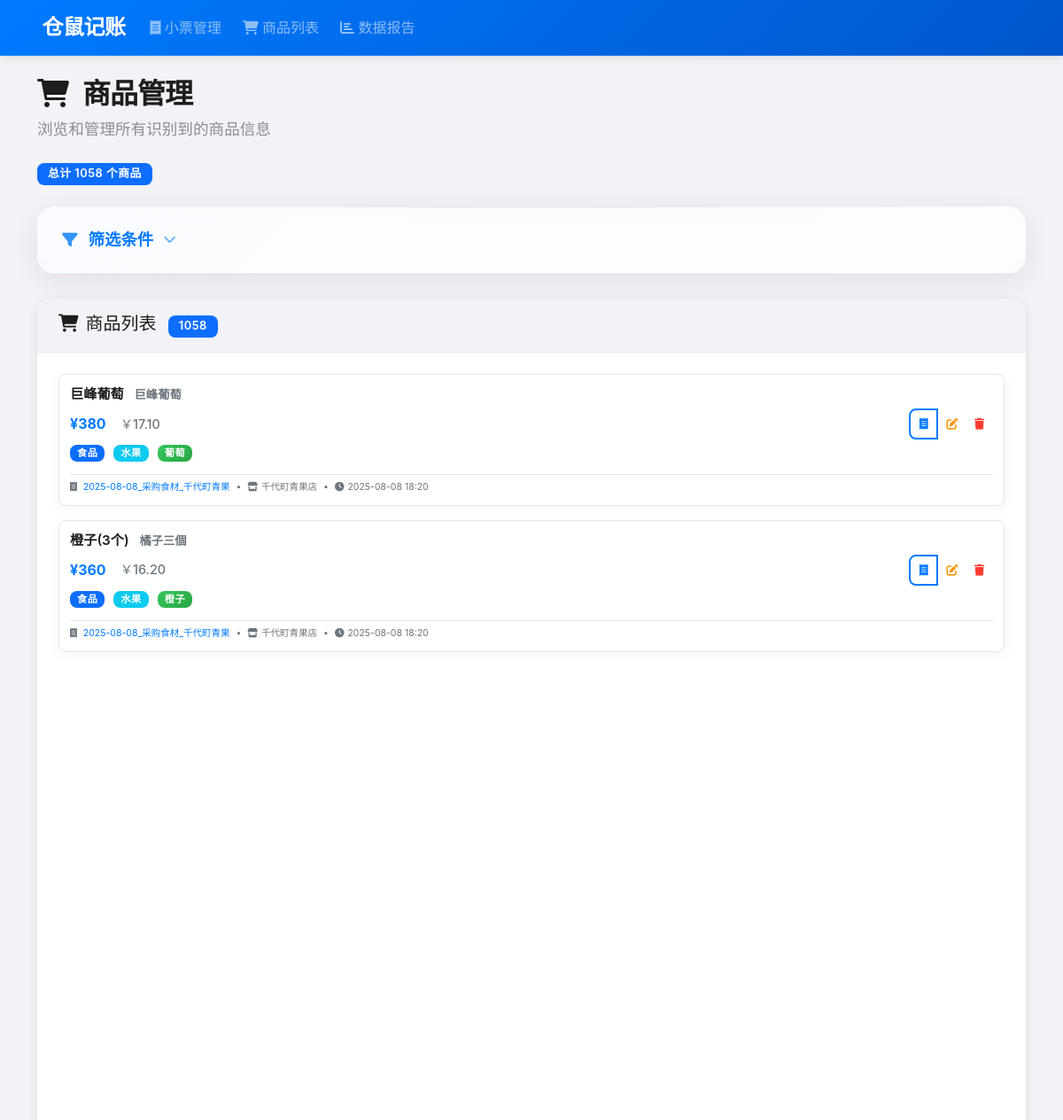
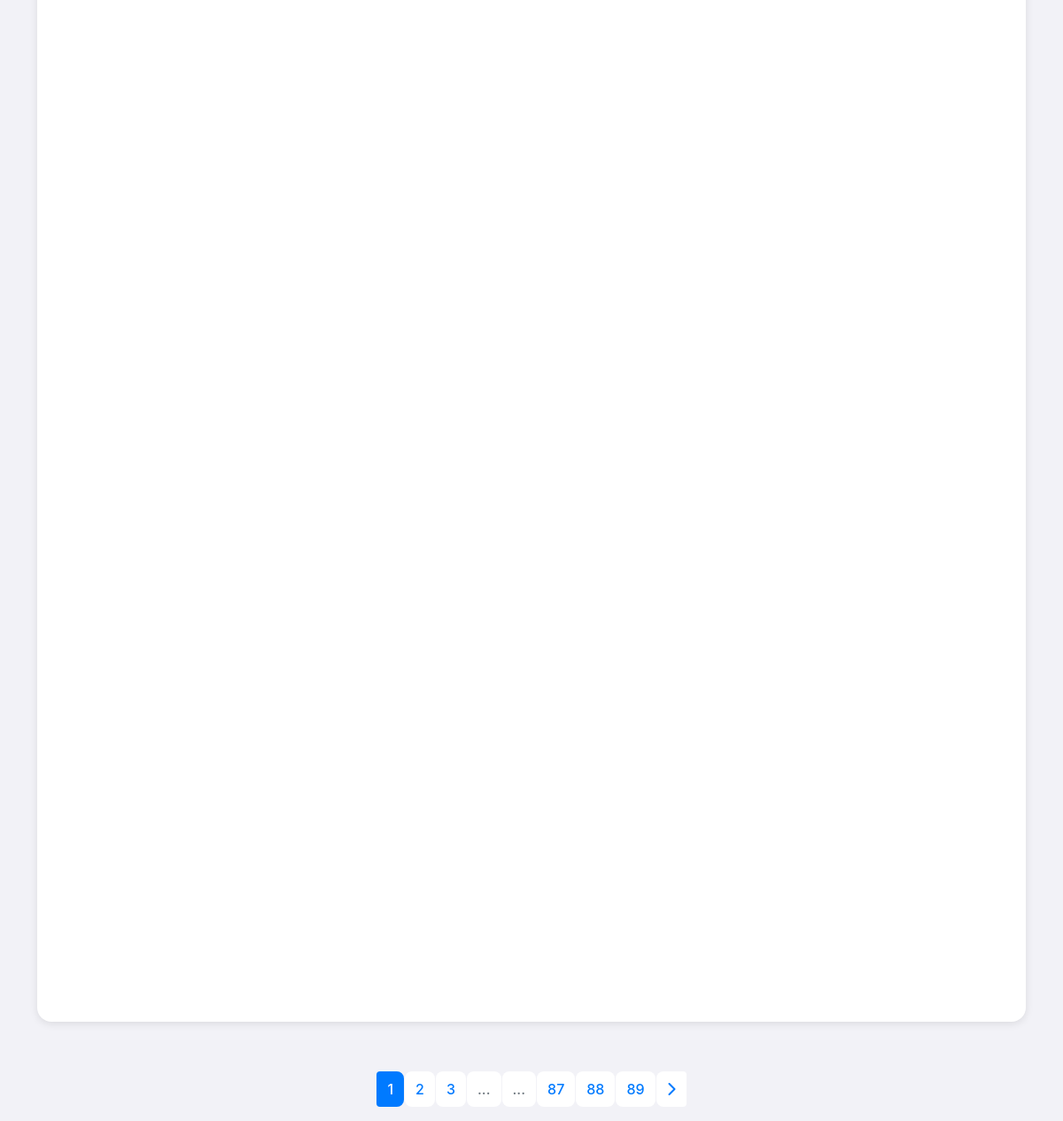
/items, run on the app's committed database (2 pictures, top to bottom).
### app/models.py (models this page shows, shortened)
class Item(db.Model):
    __tablename__ = "items"
    id: Mapped[int] = mapped_column(Integer, primary_key=True)
    receipt_id: Mapped[int] = mapped_column(
        Integer, ForeignKey("receipts.id"), nullable=False
    )
    name_ja: Mapped[Optional[str]] = mapped_column(String(100))
    name_zh: Mapped[Optional[str]] = mapped_column(String(100))
    price_jpy: Mapped[Optional[float]] = mapped_column(Float)
    price_cny: Mapped[Optional[float]] = mapped_column(Float, nullable=True)
    special_info: Mapped[Optional[str]] = mapped_column(
        String(50), nullable=True
    )  # 特价信息，如"-20%"、"是"、"否"，与AI服务字段一致
    is_special_offer: Mapped[bool] = mapped_column(
        Boolean, nullable=False, default=False
    )  # 是否特价商品
    category_1: Mapped[Optional[str]] = mapped_column(
        String(50), nullable=True
    )  # 新增：一级分类
    category_2: Mapped[Optional[str]] = mapped_column(
        String(50), nullable=True
    )  # 新增：二级分类
    category_3: Mapped[Optional[str]] = mapped_column(
        String(50), nullable=True
    )  # 新增：三级分类
    notes: Mapped[Optional[str]] = mapped_column(String, nullable=True)
    receipt: Mapped["Receipt"] = relationship("Receipt", back_populates="items")
    durable_info: Mapped[Optional["DurableGood"]] = relationship(
        "DurableGood",
        uselist=False,
        back_populates="item",
        cascade="all, delete-orphan",
    )

class Receipt(db.Model):
    __tablename__ = "receipts"
    id: Mapped[int] = mapped_column(Integer, primary_key=True)
    name: Mapped[str] = mapped_column(
        String(255), nullable=False, default="未命名小票"
    )  # 将长度扩展到255以支持AI生成的文件名
    image_filename: Mapped[Optional[str]] = mapped_column(String(255), nullable=True)
    text_description: Mapped[Optional[str]] = mapped_column(String, nullable=True)
    notes: Mapped[Optional[str]] = mapped_column(String, nullable=True)
    exchange_rate: Mapped[Optional[float]] = mapped_column(Float, nullable=True)
    store_name: Mapped[Optional[str]] = mapped_column(
        String(100), nullable=True
    )  # 店铺名称
    store_category: Mapped[Optional[str]] = mapped_column(
        String(50), nullable=True
    )  # 店铺分类
    created_at: Mapped[datetime] = mapped_column(DateTime, default=datetime.utcnow)
    transaction_time: Mapped[Optional[datetime]] = mapped_column(
        DateTime, nullable=True
    )
    updated_at: Mapped[datetime] = mapped_column(
        DateTime, default=datetime.utcnow, onupdate=datetime.utcnow
    )
    status: Mapped[RecognitionStatus] = mapped_column(
        Enum(RecognitionStatus), default=RecognitionStatus.PENDING, nullable=False
    )
    items: Mapped[List["Item"]] = relationship(
        "Item", back_populates="receipt", cascade="all, delete-orphan"
    )

### app/frontend.py (the view)
@frontend_bp.route("/items")
def item_list():
    items, pagination = ItemService.get_all_items(request.args)
    return render_template("item_list.html", items=items, pagination=pagination)

### app/templates/item_list.html (shortened to what this page needs)
{% extends "base.html" %}
{% block content %}
<div class="mb-4">
    <h1 class="page-title"><i class="fas fa-shopping-cart me-3"></i>商品管理</h1>
    <p class="page-subtitle">浏览和管理所有识别到的商品信息</p>
    <div class="d-flex justify-content-between align-items-center">
        <div class="d-flex align-items-center">
            <span class="badge bg-primary me-2">总计 {{ pagination.total }} 个商品</span>
        </div>
    </div>
</div>
<div class="filter-section">
    <div class="filter-header">
        <button class="filter-toggle-btn" type="button" data-bs-toggle="collapse" data-bs-target="#filterCollapse"
                aria-expanded="false" aria-controls="filterCollapse">
            <i class="fas fa-filter"></i>
            <span>筛选条件</span>
            <i class="fas fa-chevron-down" id="filterToggleIcon"></i>
        </button>
    </div>
</div>
<div class="card">
    <div class="card-header d-flex justify-content-between align-items-center">
        <h5 class="mb-0">
            <i class="fas fa-shopping-cart me-2"></i>商品列表
            <span class="badge bg-primary ms-2">{{ pagination.total }}</span>
        </h5>
    </div>
    <div class="card-body">
        {% if items %}
        <div class="row g-2" id="itemsGrid">
            {% for item in items %}
            <div class="col-12">
                <div class="item-compact">
                    <div class="item-name-compact">
                        {% if item.name_zh %}
                        {{ item.name_zh }}
                        {% else %}
                        {{ item.name_ja or '未命名商品' }}
                        {% endif %}
                        {% if item.name_ja and item.name_zh %}
                        <span class="text-muted small ms-2">{{ item.name_ja }}</span>
                        {% endif %}
                    </div>
                    <div class="item-details-compact">
                        <div class="item-price-compact">
                            {% if item.price_jpy %}
                            <span class="price-jpy fw-bold">¥{{ "%.0f"|format(item.price_jpy) }}</span>
                            {% endif %}
                            {% if item.price_cny %}
                            <span class="price-cny text-muted ms-2">￥{{ "%.2f"|format(item.price_cny) }}</span>
                            {% endif %}
                        </div>
                        <div class="btn-group btn-group-sm">
                            <a href="{{ url_for('frontend.receipt_detail', receipt_id=item.receipt.id) }}"
                               class="btn btn-outline-primary" title="查看小票">
                                <i class="fas fa-receipt"></i>
                            </a>
                            <button class="btn btn-outline-warning"
                                    onclick="editItem({{ item.id }})" title="编辑">
                                <i class="fas fa-edit"></i>
                            </button>
                            <button class="btn btn-outline-danger"
                                    onclick="deleteItem({{ item.id }})" title="删除">
                                <i class="fas fa-trash"></i>
                            </button>
                        </div>
                    </div>
                    <div class="item-meta-compact">
                        <div class="item-categories-compact">
                            {% if item.category_1 %}
                            <span class="badge bg-primary">{{ item.category_1 }}</span>
                            {% endif %}
                            {% if item.category_2 %}
                            <span class="badge bg-info">{{ item.category_2 }}</span>
                            {% endif %}
                            {% if item.category_3 %}
                            <span class="badge bg-success">{{ item.category_3 }}</span>
                            {% endif %}
                        </div>
                    </div>
                    <div class="item-source-compact">
                        <div class="small text-muted">
                            <i class="fas fa-receipt me-1"></i>
                            <a href="{{ url_for('frontend.receipt_detail', receipt_id=item.receipt.id) }}"
                               class="text-decoration-none text-muted">{{ item.receipt.name }}</a>
                            {% if item.receipt.store_name %}
                            <span class="mx-1">•</span>
                            <i class="fas fa-store me-1"></i>{{ item.receipt.store_name }}
                            {% endif %}
                            <span class="mx-1">•</span>
                            <i class="fas fa-clock me-1"></i>{{ item.receipt.created_at.strftime('%Y-%m-%d %H:%M') }}
                        </div>
                    </div>
                </div>
            </div>
            {% endfor %}
        </div>
        {% endif %}
    </div>
</div>
{% if pagination.pages > 1 %}
<div class="d-flex justify-content-center mt-4">
    <nav aria-label="商品列表分页" id="paginationNav">
        <ul class="pagination">
            {% for page_num in range(1, pagination.pages + 1) %}
                {% if page_num == pagination.page %}
                <li class="page-item active">
                    <span class="page-link">{{ page_num }}</span>
                </li>
                {% elif page_num <= 3 or page_num > pagination.pages - 3 or (page_num >= pagination.page - 1 and page_num <= pagination.page + 1) %}
                <li class="page-item">
                    <a class="page-link" href="{{ url_for('frontend.item_list',
                        page=page_num,
                        search=request.args.get('search', ''),
                        is_special_price=request.args.get('is_special_price', ''),
                        category_filter=request.args.get('category_filter', ''),
                        sort_by=request.args.get('sort_by', 'created_at'),
                        order=request.args.get('order', 'desc')) }}">{{ page_num }}</a>
                </li>
                {% elif page_num == 4 or page_num == pagination.pages - 3 %}
                <li class="page-item disabled">
                    <span class="page-link">...</span>
                </li>
                {% endif %}
            {% endfor %}
            {% if pagination.page < pagination.pages %}
            <li class="page-item">
                <a class="page-link" href="{{ url_for('frontend.item_list',
                    page=pagination.page+1,
                    search=request.args.get('search', ''),
                    is_special_price=request.args.get('is_special_price', ''),
                    category_filter=request.args.get('category_filter', ''),
                    sort_by=request.args.get('sort_by', 'created_at'),
                    order=request.args.get('order', 'desc')) }}">
                    <i class="fas fa-chevron-right"></i>
                </a>
            </li>
            {% endif %}
        </ul>
    </nav>
</div>
{% endif %}
{% endblock %}

### data on the page
Item: name_zh "巨峰葡萄", name_ja "巨峰葡萄", price_jpy "380", price_cny "17.10", category_1 "食品", category_2 "水果", category_3 "葡萄", receipt.name "2025-08-08_采购食材_千代町青果", receipt.store_name "千代町青果店", receipt.created_at "2025-08-08 18:20"
Item: name_zh "橙子(3个)", name_ja "橘子三個", price_jpy "360", price_cny "16.20", category_1 "食品", category_2 "水果", category_3 "橙子", receipt.name "2025-08-08_采购食材_千代町青果", receipt.store_name "千代町青果店", receipt.created_at "2025-08-08 18:20"

### other printed values
{{ pagination.total }} "1058"
{{ page_num }} "1"
{{ page_num }} "2" "3" "87" "88" "89"
